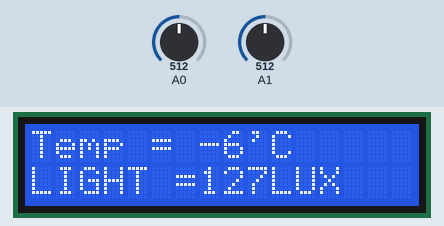
Simulated run of this program. Board: Arduino Uno, built with avr-gcc and run on an emulated ATmega328P. On the bench: 16×2 character LCD. The test bench sets the inputs (shaded band); at power-on: A0 = 512, A1 = 512. What the program prints to the serial monitor is not drawn.

Above: at 0.8 s.
0.9 s: A0 set to 22
At 2.2 s:
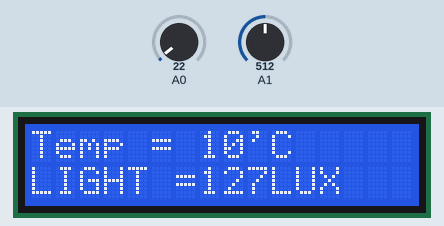
2.7 s: A0 set to 19
At 3.6 s:
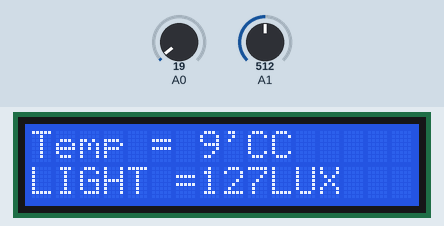
4.5 s: A0 set to 0
At 5.9 s:
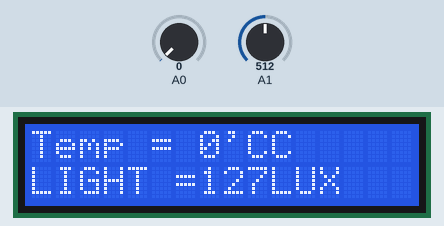
6.3 s: A0 set to 122
At 7.0 s:
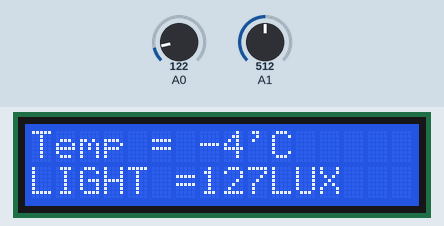
Timing chart, 0 to 9.1 s (numbered marks = the images above; inputs shaded):
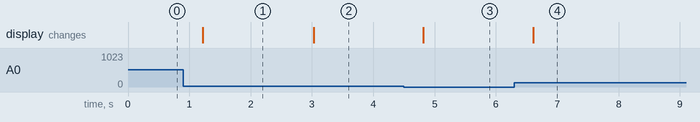

The program:

main.cpp
```cpp
#include <Arduino.h>

#include <Arduino_FreeRTOS.h>
#include <queue.h>

#include <LiquidCrystal_I2C.h>
LiquidCrystal_I2C lcd(0x27, 16, 2);

// Define a struct
struct pinRead
{
  int pin;   // analog channel indentifier
  int value; // sensor output value
};

QueueHandle_t structQueue;

void setup()
{

  Serial.begin(9600); // Enable serial communication library.
  lcd.begin();        // Enable LCD library
  // create Structure Queue
  structQueue = xQueueCreate(10,                    // Queue length
                             sizeof(struct pinRead) // Queue item size
  );

  if (structQueue != NULL)
  {

    // Create task that consumes the queue if it was created.
    xTaskCreate(TaskLcd,       // Task function
                "Displaydata", // A name just for humans
                128,           // This stack size can be checked & adjusted by reading the Stack Highwater
                NULL,
                2, // Priority, with 3 (configMAX_PRIORITIES - 1) being the highest, and 0 being the lowest.
                NULL);

    // Create task that publish data in the queue if it was created.
    xTaskCreate(TaskTempReadPin0, // Task function
                "AnalogReadPin0", // Task name
                128,              // Stack size
                NULL,
                1, // Priority
                NULL);

    // Create other task that publish data in the queue if it was created.
    xTaskCreate(TaskLightReadPin1, // Task function
                "AnalogReadPin1",  // Task name
                128,               // Stack size
                NULL,
                1, // Priority
                NULL);
  }

  vTaskStartScheduler();
}

void loop()
{
}

// Temperature value and adc number writing
void TaskTempReadPin0(void *pvParameters)
{
  (void)pvParameters;

  for (;;)
  {

    struct pinRead currentPinRead;                           // define a structure of type pinRead
    currentPinRead.pin = 0;                                  // assign value '0' to pin element of struct
    currentPinRead.value = analogRead(A0);                   // Read adc value from A0 channel and store it in value element of struct
    xQueueSend(structQueue, &currentPinRead, portMAX_DELAY); // write struct message to queue
    Serial.println("Channel_0");                             // print Channel_0 on serial monitor
    taskYIELD();                                             // terminate the task and inform schulder about it
  }
}

// Light Sensor value and adc number writing
void TaskLightReadPin1(void *pvParameters)
{
  (void)pvParameters;

  for (;;)
  {

    struct pinRead currentPinRead;                           // define a structure of type pinRead
    currentPinRead.pin = 1;                                  // assign value '1' to pin element of struct
    currentPinRead.value = analogRead(A1);                   // Read adc value from A1 channel and store it in value element of struct
    xQueueSend(structQueue, &currentPinRead, portMAX_DELAY); // write struct message to queue
    Serial.println("Channel_1");                             // print Channel_1 on serial monitor
    taskYIELD();                                             // terminate the task and inform schulder about it
  }
}

void TaskLcd(void *pvParameters)
{
  (void)pvParameters;

  for (;;)
  {
    int TEMP = 0;                  // temporary variable to hold Temperature adc0 value
    int LDR = 0;                   // temporary variable to hold LDR adc1 value
    struct pinRead currentPinRead; // structure to hold receiv data
    // Read structure elements from queue and check if data received successfully
    if (xQueueReceive(structQueue, &currentPinRead, portMAX_DELAY) == pdPASS)
    {
      // print received data elements on serial montor
      Serial.print("Pin: ");
      Serial.print(currentPinRead.pin);
      Serial.print(" Value: ");
      Serial.println(currentPinRead.value);

      // If condition checks,  if data receive from channel zero
      // If yes, store sensor value member of structure in temporary temp variable
      if (currentPinRead.pin == 0)
      {
        TEMP = (currentPinRead.value * 500) / 1024; // convert adc value into temperature

        // dispay temperature sensor output in first line of 16x2 LCD
        lcd.setCursor(0, 0);
        lcd.print("Temp = ");
        lcd.setCursor(7, 0);
        lcd.print(TEMP);
        lcd.print("'C");
      }

      // If condition checks,  if data receive from channel one (A1)
      // If yes, store sensor value member of structure in temporary LDR variable
      if (currentPinRead.pin == 1)
      {

        LDR = map(currentPinRead.value, 0, 1023, 0, 255); // map ADC1 value to light value
        // dispay light dependent resistor output in first line of 16x2 LCD
        lcd.setCursor(0, 1);
        lcd.print("LIGHT = ");
        lcd.setCursor(7, 1);
        lcd.print(LDR);
        lcd.print("LUX");
      }
    }
    taskYIELD(); // terminate the task and inform schulder about it
  }
}
```

Measured:
- the behaviour switches between 21 and 20 on A0 (found by bisection; images 1 and 2)
- after the input at 0.9 s, the display: changes after 0.32 s (image 1)
- after the input at 2.7 s, the display: changes after 0.33 s (image 2)
- after the input at 4.5 s, the display: changes after 0.32 s (image 3)
- after the input at 6.3 s, the display: changes after 0.31 s (image 4)
